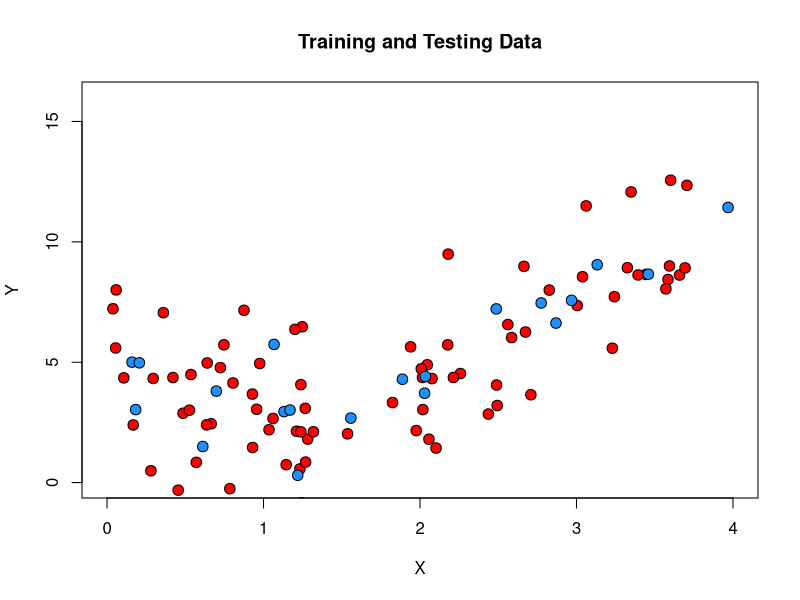
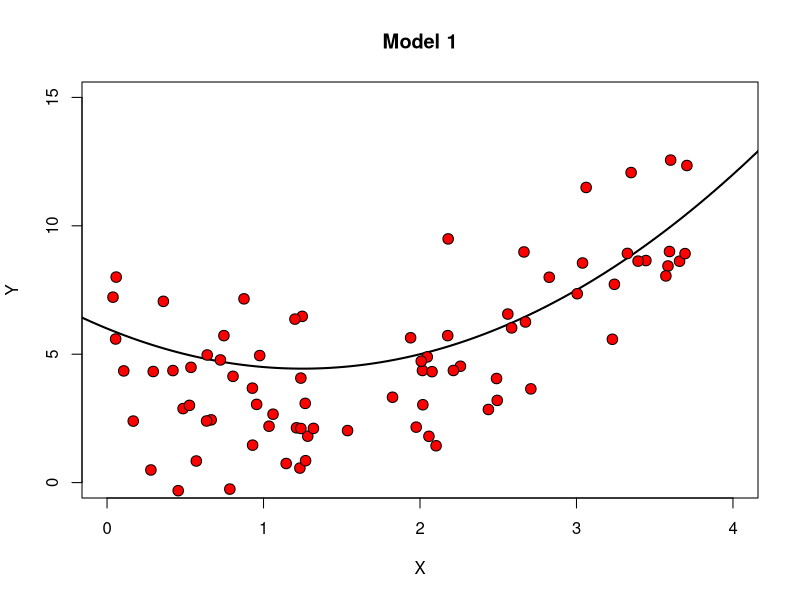
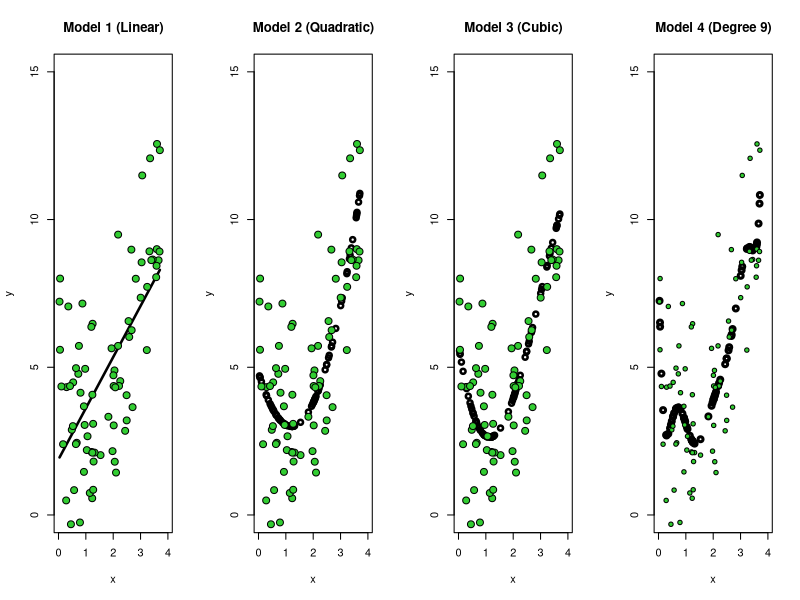
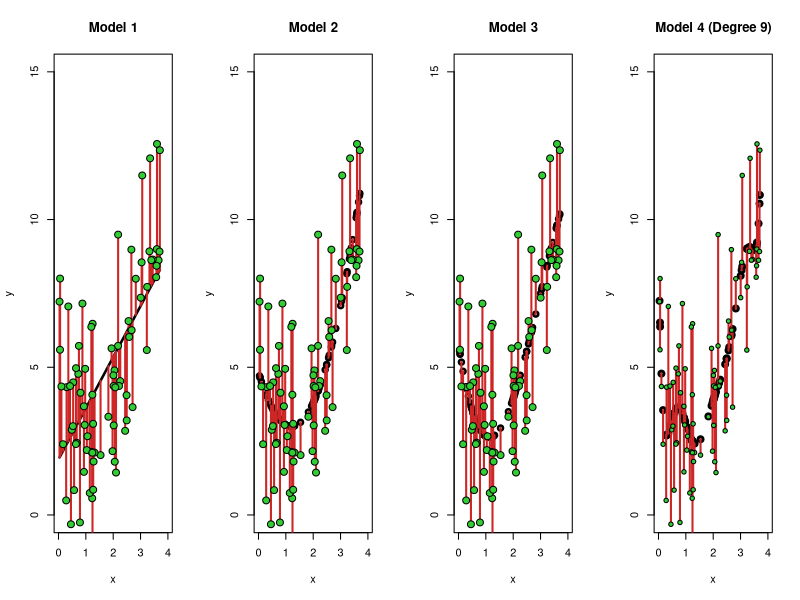

Source code (R) for these figures, in order:
####################
# PSC 8185: ML4SS
# Week 1: Overview to ML
# Jan. 10, 2022
# Author: Iris Malone
####################
rm(list=ls(all=TRUE))

# Step 1: Recipe for Building a ML Model

# Create Data
set.seed(1234)
n = 100

#Our true data
x = runif(n, 0, 4)
y = 4 -2*x + x**2 + rnorm(n, 0, 2) # true f
df = data.frame(x, y)

# Partition Data into Training and Test Set
# 80% of data will be in training set and 20% in test set
smp_size = floor(0.8* nrow(df))

## set the seed to make your partition reproductible
set.seed(1234)
train_ind = sample(seq_len(nrow(df)), size = smp_size)

train = df[train_ind, ]
test = df[-train_ind, ]

# Plot Training and Test Data
#training data
with(train, plot(y ~ x, pch=21, col="black", bg="red", cex=1.4,
                 xlim=c(0,4), ylim=c(0,16), xlab="X", ylab="Y", 
                 main="Training and Testing Data"))

with(test, points(y ~ x, pch=21, col="black", bg="dodgerblue", cex=1.4))

# Step 2: Make a `Guess` about the Best Functional Form ($f$) 
# to Describe Relationship between X & Y

############
# Example 1: A Non-Systematic Approach
############

#Estimate our functional form
x_curve <- seq(-1, 5, by=0.001)
y_curve_1 <- 6 - 2.5 * x_curve + x_curve**2

# Plot our Estimate on Top of the Data to See How "Good" It Is

plot(y_curve_1 ~ x_curve, pch=".", xlim=c(0,4), ylim=c(0,15), 
     xlab="X", ylab="Y", main="Model 1")
lines(y_curve_1 ~ x_curve, lwd=2)
with(train, points(y ~ x, pch=21, col="black", bg="red", cex=1.4))

# Step 3: Model Assessment - 
# We will see how good a fit the data is to our $f$ is by estimating the **mean squared error**

# Procedure to Estimate MSE:

#Make training predictions

train$pred_1 = 6 - 2.5 * train$x + train$x^2

# Subtract the new Y value from the original to get the training error:
train$error_1 = train$y - train$pred_1

# Square the errors;
train$error_1_sq = train$error_1^2

# Add up the errors;
sum_error_1_sq = sum(train$error_1_sq)

# Find the mean:
train_mse_1_long = sum_error_1_sq/dim(train)[1]
train_mse_1_long

#one step calculation
train_mse_1_short = mean(train$error_1^2)
train_mse_1_short

############
# Example 2: A More Systematic Approach
############

# Model selection involves finding the minimum MSE for a given model's complexity.

# We will compare four models and determine which model best fits our true data.

# In each case we estimate our model based on the **training** data only. 

# Model 1 is the best-fitting linear model (least complex). 
mod1 = lm(y ~ x, data=train)

# Model 2 is the quadratic model.
mod2 = lm(y ~ poly(x, 2), data=train)

# Model 3 is the cubic model.
mod3 = lm(y ~ poly(x, 3), data=train)

# Model 4 is the degree 9 polynomial model (most complex). 
mod4 = lm(y ~ poly(x, 9), data=train)

# We use the model we created to make a series of predictions

# We first look at predicted values for the training data. 
# (How well does the model fit on the data it knows?)

fitted1 = predict(mod1, data.frame(x=train$x))
fitted2 = predict(mod2, data.frame(x=train$x))
fitted3 = predict(mod3, data.frame(x=train$x))
fitted4 = predict(mod4, data.frame(x=train$x))

# Visual Inspection of how training data (green) and model predictions (black) compare for given x
par(mfrow=c(1,4))

# Model 1 is too simple. 
# This linear model fails to capture the apparently nonlinear relationship in the training data. 
# This is a case of  **underfitting**, where the model being considered in too simple to capture the true nature of the relationship. 

with(train, plot(y ~ x, pch=".", xlim=c(0,4), ylim=c(0,15), 
                 main="Model 1 (Linear)"))
lines(fitted1 ~ train$x, col="black", lwd=2.5)
with(train, points(y ~ x, pch=21, col="black", bg="limegreen", cex=1.4))

with(train, plot(y ~ x, pch=".", xlim=c(0,4), ylim=c(0,15), 
                 main="Model 2 (Quadratic)"))
points(fitted2 ~ train$x, col="black", lwd=2.5, bg="red")
with(train, points(y ~ x, pch=21, col="black", bg="limegreen", cex=1.4))

with(train, plot(y ~ x, pch=".", xlim=c(0,4), ylim=c(0,15), 
                 main="Model 3 (Cubic)"))
points(fitted3 ~ train$x, col="black", lwd=2.5)
with(train, points(y ~ x, pch=21, col="black", bg="limegreen", cex=1.4))

# Model 4, on the other hand, seems unnecessarily complicated. 
# The curve passes near more training points, but indicates that there are complexities in the relationship that probably don't actually exist. 
# This is a classic case of **overfitting**, where the model being considered is too flexible, and trains itself to the noise in the data. 
# An overfit model will perform unreasonably well on the training data, but will fail to generalize well to new, unseen observations. 

with(train,plot(y ~ x, pch=".", xlim=c(0,4), ylim=c(0,15), 
                main="Model 4 (Degree 9)"))
points(fitted4 ~ train$x, col="black", lwd=3)
with(train,points(y ~ x, pch=21, col="black", bg="limegreen", cex=0.9))

# We can see how good a model is based on how much estimates are "biased"
# We can measure bias as $y - \hat{y}$ and display the residuals in red

# Look at residuals
# Model 4 might have lower residuals, but runs risk of overfitting
with(train, plot(y ~ x, pch=".", xlim=c(0,4), ylim=c(0,15), 
                 main="Model 1"))
lines(fitted1 ~ train$x, col="black", lwd=2.5)
segments(train$x, train$y, train$x,  mod1$fitted.values, col="firebrick3", lwd=2)
with(train, points(y ~ x, pch=21, col="black", bg="limegreen", cex=1.4))

with(train, plot(y ~ x, pch=".", xlim=c(0,4), ylim=c(0,15), 
                 main="Model 2"))
points(fitted2 ~ train$x, col="black", lwd=2.5, bg="red")
segments(train$x, train$y, train$x,  mod2$fitted.values, col="firebrick3", lwd=2)
with(train, points(y ~ x, pch=21, col="black", bg="limegreen", cex=1.4))

with(train, plot(y ~ x, pch=".", xlim=c(0,4), ylim=c(0,15), 
                 main="Model 3"))
points(fitted3 ~ train$x, col="black", lwd=2.5)
segments(train$x, train$y, train$x, mod3$fitted.values, col="firebrick3", lwd=2)
with(train, points(y ~ x, pch=21, col="black", bg="limegreen", cex=1.4))

with(train,plot(y ~ x, pch=".", xlim=c(0,4), ylim=c(0,15), 
                main="Model 4 (Degree 9)"))
points(fitted4 ~ train$x, col="black", lwd=3)
segments(train$x, train$y, train$x, mod4$fitted.values, col="firebrick3", lwd=2)
with(train,points(y ~ x, pch=21, col="black", bg="limegreen", cex=0.9))

par(mfrow=c(1,1))

# Estimate MSE across models

mse1 = mean(mod1$residuals^2)
mse2 = mean(mod2$residuals^2)
mse3 = mean(mod3$residuals^2)
mse4 = mean(mod4$residuals^2)

train_mse = c(mse1, mse2, mse3, mse4)
names(train_mse) = c("Model 1", "Model 2", "Model 3", "Model 4") 

#Results show Model 4 has lowest training MSE, but we think it might be overfitting.

train_mse

# We can better assess which model is best by examining **test MSE**.

# We again use the model created by looking at the training data
mod1 = lm(y ~ x, data=train)
mod2 = lm(y ~ poly(x, 2), data=train)
mod3 = lm(y ~ poly(x, 3), data=train)
mod4 = lm(y ~ poly(x, 9), data=train)

# We now make a series of predictions based on the test data
pred_test1 = predict(mod1, data.frame(x=test$x))
pred_test2 = predict(mod2, data.frame(x=test$x))
pred_test3 = predict(mod3, data.frame(x=test$x))
pred_test4 = predict(mod4, data.frame(x=test$x))

#Estimate test MSE by looking at how close \hat{f}(x)_test is to y_test
test_mse1 = mean((test$y - pred_test1)^2 )
test_mse2 = mean((test$y - pred_test2)^2 )
test_mse3 = mean((test$y - pred_test3)^2 )
test_mse4 = mean((test$y - pred_test4)^2 )

test_mse = c(test_mse1, test_mse2, test_mse3, test_mse4)
names(test_mse) = c("Model 1", "Model 2", "Model 3", "Model 4") 

# We can now compare training and test MSE:
paste("Train MSE:")
train_mse
paste("Test MSE:")
test_mse

# Results show difference between training and test MSE.
# We see high test MSE for Model 1 consistent with underfitting.
# We see very high test MSE for Model 4 consistent with extreme overfitting. 

# Model 3 has the lowest validation MSE. This is our **optimal** model.

##################
# Main Takeaways:
##################

# Assess model performance based on MSE
# Select `best' model based on test MSE
# As model flexibility increases, training MSE decreases. 
# As model flexibility increased, test MSE first decreases, and then increases. 
